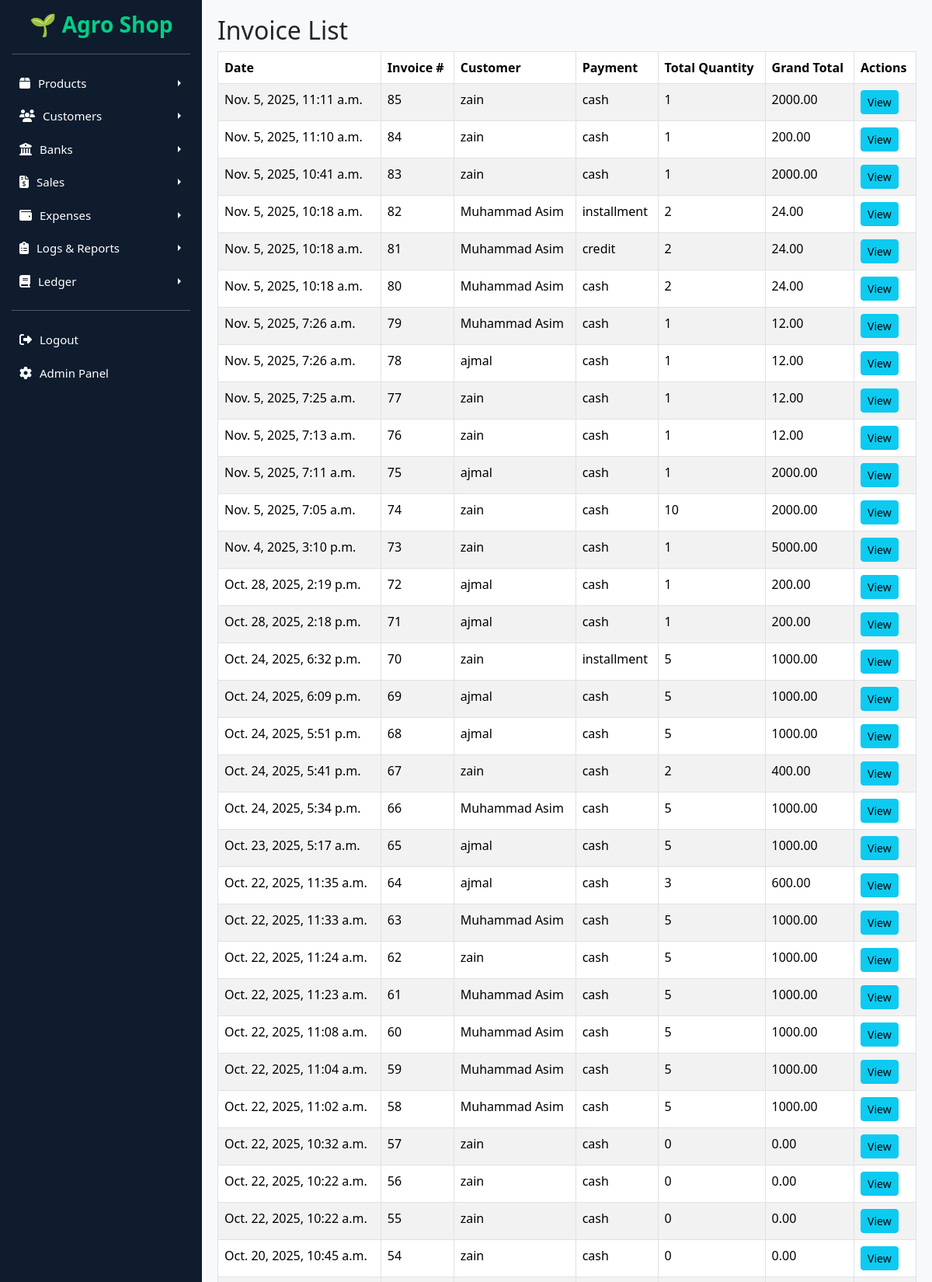
/sales/list/ (upper part), run on the app's committed database.
### sales/models.py (models this page shows, shortened)
class Invoice(models.Model):
    PAYMENT_METHODS = (
        ('cash', 'Cash'),
        ('credit', 'Credit'),
        ('installment', 'Installment'),
    )
    customer = models.ForeignKey(Customer, on_delete=models.CASCADE)
    date = models.DateTimeField(default=timezone.now)
    payment_method = models.CharField(max_length=50, choices=PAYMENT_METHODS)
    total_quantity = models.PositiveIntegerField(default=0)
    grand_total = models.DecimalField(max_digits=10, decimal_places=2, default=0)
    receiving_amount = models.DecimalField(max_digits=10, decimal_places=2, default=0)
    remaining_amount = models.DecimalField(max_digits=10, decimal_places=2, default=0)

### customers/models.py (models this page shows, shortened)
class Customer(models.Model):
    name = models.CharField(max_length=100, null=True, blank=True)
    father_name = models.CharField(max_length=100, null=True, blank=True)
    cnic = models.CharField(max_length=15, null=True, blank=True, unique=True)
    mobile = models.CharField(max_length=15, null=True, blank=True)
    email = models.EmailField(blank=True, null=True)
    city = models.CharField(max_length=50, null=True, blank=True)
    resident = models.CharField(max_length=50, null=True, blank=True)
    address = models.TextField(null=True, blank=True)

### sales/views.py (the view)
# urls.py: path("list/", views.list_invoices, name="list_invoices"),
def list_invoices(request):
    invoices = Invoice.objects.all().order_by("-date")
    return render(request, "sales/list_invoices.html", {"invoices": invoices})

### templates/sales/list_invoices.html
{% extends "base.html" %}
{% block content %}
<h2>Invoice List</h2>
<table class="table table-bordered table-striped">
  <thead>
    <tr>
      <th>Date</th>
      <th>Invoice #</th>
      <th>Customer</th>
      <th>Payment</th>
      <th>Total Quantity</th>
      <th>Grand Total</th>
      <th>Actions</th>
    </tr>
  </thead>
  <tbody>
    {% for invoice in invoices %}
    <tr>
      <td>{{ invoice.date }}</td>
      <td>{{ invoice.id }}</td>
      <td>{{ invoice.customer.name }}</td>
      <td>{{ invoice.payment_method }}</td>
      <td>{{ invoice.total_quantity }}</td>
      <td>{{ invoice.grand_total }}</td>
      <td>
        <a href="{% url 'sales:invoice_detail' invoice_id=invoice.pk %}" class="btn btn-info btn-sm">View</a>
      </td>
    </tr>
    {% empty %}
    <tr>
      <td colspan="7">No invoices found.</td>
    </tr>
    {% endfor %}
  </tbody>
</table>
{% endblock %}

### templates/base.html (style rules this page uses)
body { display: flex; flex-wrap: nowrap; min-height: 100vh; margin: 0; background: #f8f9fa; }

### data on the page
Invoice: date "Nov. 5, 2025, 11:11 a.m.", id "85", customer.name "zain", payment_method "cash", total_quantity "1", grand_total "2000.00"
Invoice: date "Nov. 5, 2025, 11:10 a.m.", id "84", customer.name "zain", payment_method "cash", total_quantity "1", grand_total "200.00"
Invoice: date "Nov. 5, 2025, 10:41 a.m.", id "83", customer.name "zain", payment_method "cash", total_quantity "1", grand_total "2000.00"
Invoice: date "Nov. 5, 2025, 10:18 a.m.", id "82", customer.name "Muhammad Asim", payment_method "installment", total_quantity "2", grand_total "24.00"
Invoice: date "Nov. 5, 2025, 10:18 a.m.", id "81", customer.name "Muhammad Asim", payment_method "credit", total_quantity "2", grand_total "24.00"
Invoice: date "Nov. 5, 2025, 10:18 a.m.", id "80", customer.name "Muhammad Asim", payment_method "cash", total_quantity "2", grand_total "24.00"
Invoice: date "Nov. 5, 2025, 7:26 a.m.", id "79", customer.name "Muhammad Asim", payment_method "cash", total_quantity "1", grand_total "12.00"
Invoice: date "Nov. 5, 2025, 7:26 a.m.", id "78", customer.name "ajmal", payment_method "cash", total_quantity "1", grand_total "12.00"
Invoice: date "Nov. 5, 2025, 7:25 a.m.", id "77", customer.name "zain", payment_method "cash", total_quantity "1", grand_total "12.00"
Invoice: date "Nov. 5, 2025, 7:13 a.m.", id "76", customer.name "zain", payment_method "cash", total_quantity "1", grand_total "12.00"
Invoice: date "Nov. 5, 2025, 7:11 a.m.", id "75", customer.name "ajmal", payment_method "cash", total_quantity "1", grand_total "2000.00"
Invoice: date "Nov. 5, 2025, 7:05 a.m.", id "74", customer.name "zain", payment_method "cash", total_quantity "10", grand_total "2000.00"
Invoice: date "Nov. 4, 2025, 3:10 p.m.", id "73", customer.name "zain", payment_method "cash", total_quantity "1", grand_total "5000.00"
Invoice: date "Oct. 28, 2025, 2:19 p.m.", id "72", customer.name "ajmal", payment_method "cash", total_quantity "1", grand_total "200.00"
Invoice: date "Oct. 28, 2025, 2:18 p.m.", id "71", customer.name "ajmal", payment_method "cash", total_quantity "1", grand_total "200.00"
Invoice: date "Oct. 24, 2025, 6:32 p.m.", id "70", customer.name "zain", payment_method "installment", total_quantity "5", grand_total "1000.00"
Invoice: date "Oct. 24, 2025, 6:09 p.m.", id "69", customer.name "ajmal", payment_method "cash", total_quantity "5", grand_total "1000.00"
Invoice: date "Oct. 24, 2025, 5:51 p.m.", id "68", customer.name "ajmal", payment_method "cash", total_quantity "5", grand_total "1000.00"
Invoice: date "Oct. 24, 2025, 5:41 p.m.", id "67", customer.name "zain", payment_method "cash", total_quantity "2", grand_total "400.00"
Invoice: date "Oct. 24, 2025, 5:34 p.m.", id "66", customer.name "Muhammad Asim", payment_method "cash", total_quantity "5", grand_total "1000.00"
Invoice: date "Oct. 23, 2025, 5:17 a.m.", id "65", customer.name "ajmal", payment_method "cash", total_quantity "5", grand_total "1000.00"
Invoice: date "Oct. 22, 2025, 11:35 a.m.", id "64", customer.name "ajmal", payment_method "cash", total_quantity "3", grand_total "600.00"
Invoice: date "Oct. 22, 2025, 11:33 a.m.", id "63", customer.name "Muhammad Asim", payment_method "cash", total_quantity "5", grand_total "1000.00"
Invoice: date "Oct. 22, 2025, 11:24 a.m.", id "62", customer.name "zain", payment_method "cash", total_quantity "5", grand_total "1000.00"
Invoice: date "Oct. 22, 2025, 11:23 a.m.", id "61", customer.name "Muhammad Asim", payment_method "cash", total_quantity "5", grand_total "1000.00"
Invoice: date "Oct. 22, 2025, 11:08 a.m.", id "60", customer.name "Muhammad Asim", payment_method "cash", total_quantity "5", grand_total "1000.00"
Invoice: date "Oct. 22, 2025, 11:04 a.m.", id "59", customer.name "Muhammad Asim", payment_method "cash", total_quantity "5", grand_total "1000.00"
Invoice: date "Oct. 22, 2025, 11:02 a.m.", id "58", customer.name "Muhammad Asim", payment_method "cash", total_quantity "5", grand_total "1000.00"
Invoice: date "Oct. 22, 2025, 10:32 a.m.", id "57", customer.name "zain", payment_method "cash", total_quantity "0", grand_total "0.00"
Invoice: date "Oct. 22, 2025, 10:22 a.m.", id "56", customer.name "zain", payment_method "cash", total_quantity "0", grand_total "0.00"
Invoice: date "Oct. 22, 2025, 10:22 a.m.", id "55", customer.name "zain", payment_method "cash", total_quantity "0", grand_total "0.00"
Invoice: date "Oct. 20, 2025, 10:45 a.m.", id "54", customer.name "zain", payment_method "cash", total_quantity "0", grand_total "0.00"
